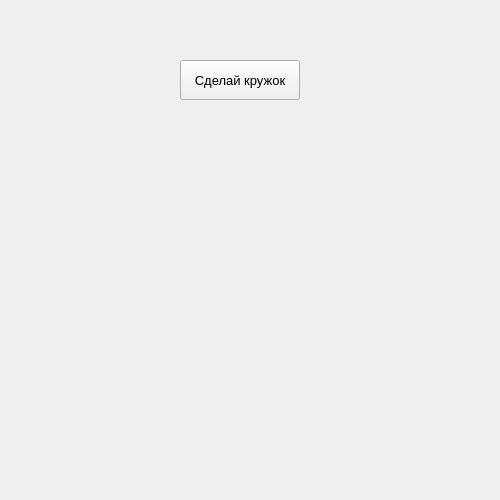
<?xml version="1.0" encoding="UTF-8"?>
<ui version="4.0">
 <class>Form</class>
 <widget class="QWidget" name="Form">
  <property name="geometry">
   <rect>
    <x>0</x>
    <y>0</y>
    <width>500</width>
    <height>500</height>
   </rect>
  </property>
  <property name="windowTitle">
   <string>Git и желтые окружности</string>
  </property>
  <widget class="QPushButton" name="btn">
   <property name="geometry">
    <rect>
     <x>180</x>
     <y>60</y>
     <width>120</width>
     <height>40</height>
    </rect>
   </property>
   <property name="font">
    <font>
     <pointsize>10</pointsize>
    </font>
   </property>
   <property name="text">
    <string>Сделай кружок</string>
   </property>
  </widget>
 </widget>
 <resources/>
 <connections/>
</ui>
